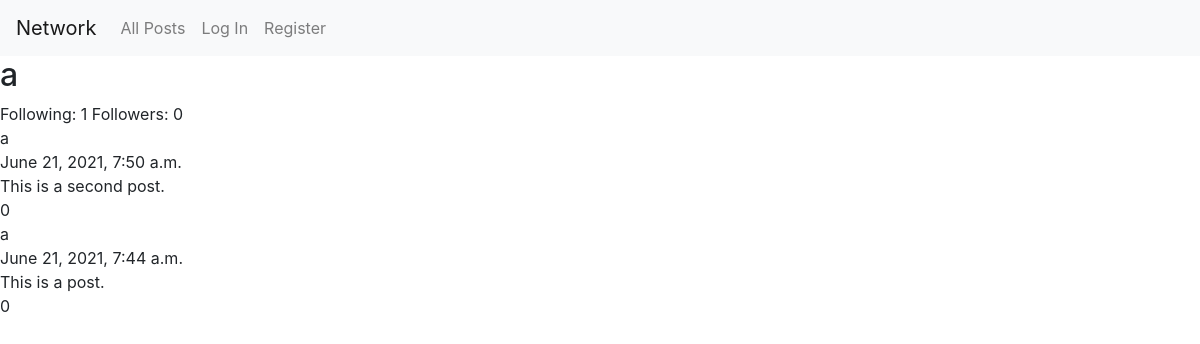
Page /user/1 on the committed database.
### network/models.py (models this page shows, shortened)
class Post(models.Model):
    poster = models.ForeignKey(User, on_delete=models.CASCADE, related_name="posts")
    created_on = models.DateTimeField(auto_now_add=True)
    content = models.TextField()
    likes = models.ManyToManyField(User, related_name="liked")
    def index_fields(self):
        return {
            "username": self.poster.username,
            "user_id": self.poster.id,
            "created_on": self.created_on,
            "content": self.content,
            "like_count": self.likes.count()
        }

### network/views.py (the view)
# urls.py: path("user/<int:user_id>", views.profile, name="profile"),
def profile(request, user_id):
    target_user = User.objects.get(id=user_id)
    data = Post.objects.filter(poster=target_user).order_by("-created_on")
    posts = []
    for p in range(data.count()):
        posts.append(data[p].index_fields())
    return render(request, "network/profile.html", {
        "following_count": target_user.following.count(),
        "followers_count": target_user.followers.all().count(),
        "profile_name": target_user.username,
        "profile_id": user_id,
        "posts": posts
    })

### network/templates/network/profile.html (shortened to what this page needs)
{% extends "network/layout.html" %}
{% load static %}
{% block body %}
    <h2>{{ profile_name }}</h2>
    Following: {{ following_count }}
    Followers: <span id="num-followers">{{ followers_count }}</span>
    <div id="profile_posts_cont">
        {% for post in posts %}
        <div class="post">
            <div class="pcont-user">
                {{  post.username }}
            </div>
            <div class="pcont-time">
                {{  post.created_on }}
            </div>
            <div class="pcont-content">
                {{ post.content }}
            </div>
            <div class="pcont-likes">
                {{ post.like_count }}
            </div>
        </div>
        {% empty %}
            You haven't / This user hasn't posted anything yet. (JS for this?)
        {% endfor %}
    </div>
{% endblock %}

### rows in the picture
Post: created_on "June 21, 2021, 7:50 a.m.", content "This is a second post."
Post: created_on "June 21, 2021, 7:44 a.m.", content "This is a post."

### other values in the picture
{{ profile_name }} "a"
{{ following_count }} "1"
{{ followers_count }} "0"
{{ post.username }} "a" "a"
{{ post.like_count }} "0" "0"
